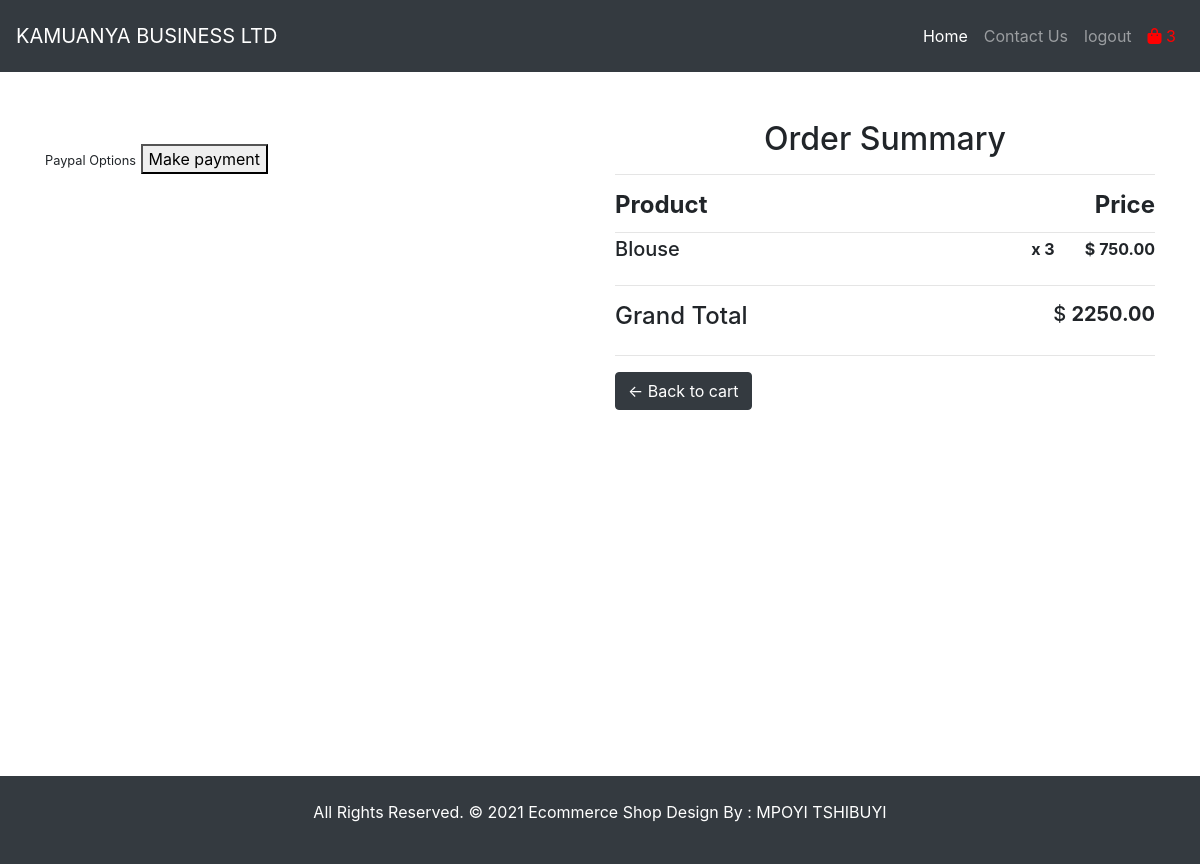
Before: /checkout/ (signed in) with the older database file.
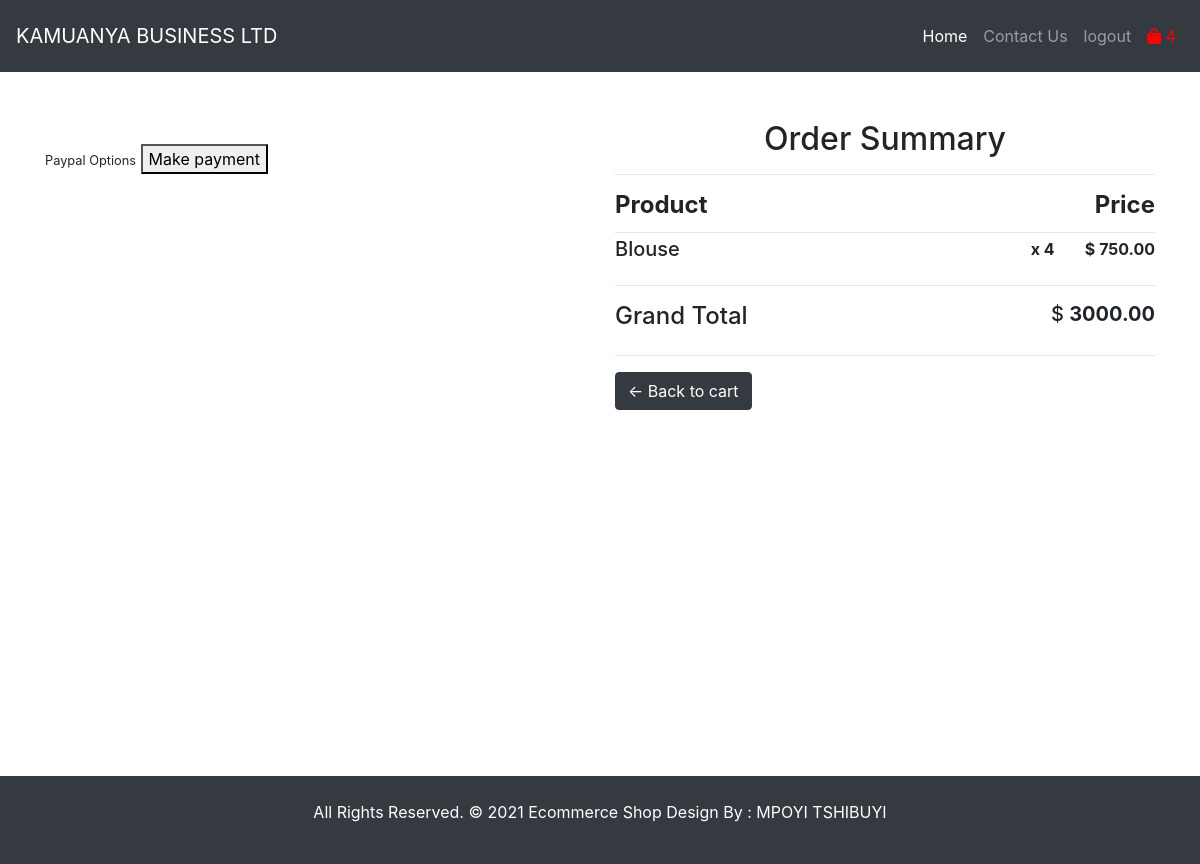
After: the same page with the newer database file.
### store/models.py (models this page shows, shortened)
class OrderItem(models.Model):
    user                          = models.ForeignKey(User,             verbose_name="USER",    on_delete=models.CASCADE)
    product                       = models.ForeignKey(Product,          verbose_name="PRODUCT", on_delete=models.CASCADE)
    order                         = models.ForeignKey(Order,            verbose_name="ORDER",   on_delete=models.CASCADE)
    complete                      = models.BooleanField(default=False)
    quantity                      = models.IntegerField("QUANTITY",     default=0)
    date_added                    = models.DateTimeField("DATE ADDED",  auto_now_add= True)
    class Meta:
        app_label   = 'store'
        db_table    = 'OrderItem'
        verbose_name_plural = 'orderitems'
    @property
    def get_total(self):
        total = self.product.price * self.quantity
        return total

class Order(models.Model):
    user                        = models.ForeignKey(User, on_delete=models.CASCADE)
    date_ordered                = models.DateTimeField(auto_now_add= True)
    complete                    = models.BooleanField(default=False)
    transaction_id              = models.CharField(max_length=120, blank=True, null=True)
    address                     = models.CharField(max_length=120, blank=True, null=True)
    payment                     = models.CharField(max_length=120, blank=True, null=True)
    coupon                      = models.CharField(max_length=120, blank=True, null=True)
    being_delivered             = models.CharField(max_length=120, blank=True, null=True)
    received                    = models.CharField(max_length=120, blank=True, null=True)
    refund_requested            = models.CharField(max_length=120, blank=True, null=True)
    refund_granted              = models.CharField(max_length=120, blank=True, null=True)
    class Meta:
        app_label   = 'store'
        db_table    = 'Order'
        verbose_name_plural = 'orders'
    @property
    def get_cart_total(self):
        orderitems = self.orderitem_set.all()
        total = sum([item.get_total for item in orderitems])
        return total
    @property
    def get_cart_items(self):
        orderitems = self.orderitem_set.all()
        total = sum([item.quantity for item in orderitems])
        return total
    @property
    def shipping(self):
        shipping = False
        orderitems = self.orderitem_set.all()
        for i in orderitems:
            if i.product.digital == False:
                shipping = True
        return shipping

class Product(models.Model):
    title                   = models.CharField('TITLE' ,                max_length=120)
    digital                 = models.BooleanField("DIGITAL",                   default=False, blank=True, null=True)
    image                   = models.ImageField('PRODUCT IMAGE',        upload_to='photo/',        blank=True,     null=True)
    description             = models.TextField('DESCRIPTION',           )
    price                   = models.DecimalField('PRICE',              max_digits=19,      default=0,              decimal_places=2,  blank=True)
    discount_price          = models.DecimalField('DISCOUNTED PRICE',   max_digits=19,      default=0,              decimal_places=2,  blank=True)
    top_featured            = models.BooleanField("TOP FEATURE",        default=False,      blank=True, null=True)
    best_seller             = models.BooleanField("BEST SELLER",        default=False,      blank=True, null=True)
    class Meta:
        app_label   = 'store'
        db_table    = 'Product'
        verbose_name_plural = 'products'

### store/views.py (the view)
# urls.py: path('checkout/',                                   checkout,           name="checkout"),
def checkout(request):
    template_name = 'store/checkout.html'
    if request.user.is_authenticated:
        user = request.user
        order, created = Order.objects.get_or_create(
            user = user,
            complete = False
        )
        items = order.orderitem_set.all()
        cartItems = order.get_cart_items
    else:
        cookieData = cookieCart(request)
        cartItems = cookieData['cartItems']
        order = cookieData['order']
        items = cookieData['items']
    context = {'items': items, 'order': order, 'cartItems':cartItems}
    return render(request, template_name, context)

### store/templates/store/checkout.html (shortened to what this page needs)
{% extends 'base.html' %}
{% load static %}
{% block content %}
<div class="cart-box-main mt-5" style="margin-bottom:350px">
    <div class="container">
        <div class="row">
            <div class="col-sm-6 col-lg-6 mb-3">
                <br>
                <div class="box-element hidden" id="payment-info">
                    <small>Paypal Options</small>
                    <button id="make-payment"> Make payment</button>
                </div>
            </div>
            <div class="col-sm-6 col-lg-6 mb-3">
                <div class="row">
                    <div class="col-md-12 col-lg-12">
                        <div class="order-box">
                            <div class="title-left mb-3">
                                <h2 class="text-center"> Order Summary </h2>
                            </div>
                            <hr>
                            <div class="d-flex">
                                <h4 class="font-weight-bold">Product</h4>
                                <h4 class="ml-auto font-weight-bold">Price</h4>
                            </div>
                            <hr class="my-1">
                            {% for item in items %}
                            <div class="d-flex">
                                <h5> {{ item.product.title }}</h5>
                                <div class="ml-auto font-weight-bold display-5"> x {{ item.quantity }}&nbsp; &nbsp;
                                    &nbsp; &nbsp;
                                    $ {{ item.product.price }}
                                </div>
                            </div>
                            {% endfor %}
                            <hr>
                            <div class="d-flex gr-total">
                                <h4>Grand Total</h4>
                                <div class="ml-auto h5"> $ <b>{{ order.get_cart_total }} </b></div>
                            </div>
                            <hr>
                        </div>
                    </div>
                    <div class="col-12 float-left"><a class="ml-auto btn btn-dark"
                                                      href="{% url 'store:cart' %}">&#x2190; Back to cart </a></div>
                </div>
            </div>
        </div>
    </div>
</div>
{% endblock content %}

Changed rows visible on the page:
changed OrderItem "Blouse": quantity "3" → "4"
changed through a linked row, Order: get_cart_total "2250.00" → "3000.00"
Other visible differences:
{{ cartItems }}: "3" → "4"
